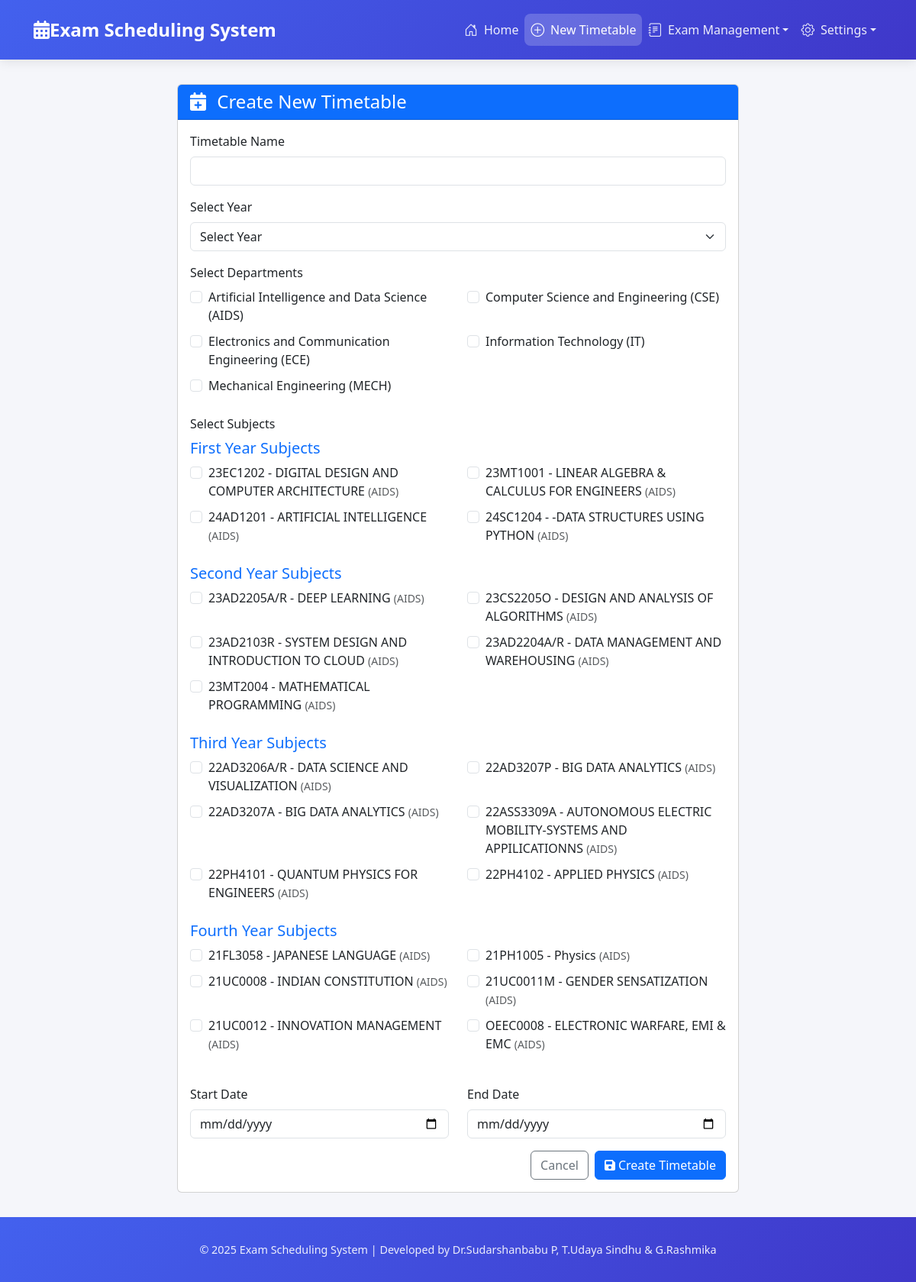
/welcome/timetable/create/, run on the app's committed database.
### exams/models.py (models this page shows, shortened)
class Department(models.Model):
    name = models.CharField(max_length=100, unique=True)
    code = models.CharField(max_length=10, unique=True)
    description = models.TextField(blank=True)
    class Meta:
        ordering = ['name']

class Course(models.Model):
    YEAR_CHOICES = [
        ('1', 'First Year'),
        ('2', 'Second Year'),
        ('3', 'Third Year'),
        ('4', 'Fourth Year'),
    ]
    code = models.CharField(max_length=10, unique=True)
    name = models.CharField(max_length=100)
    department = models.ForeignKey(Department, on_delete=models.CASCADE, related_name='courses')
    year = models.CharField(max_length=1, choices=YEAR_CHOICES, default='1')
    semester = models.IntegerField(validators=[MinValueValidator(1)], default=1)
    credits = models.IntegerField(validators=[MinValueValidator(1)], default=3)
    class Meta:
        ordering = ['code']

### exams/views.py (the view, shortened to what this page needs)
# urls.py: path('timetable/create/', views.create_timetable, name='create_timetable'),
def create_timetable(request):
    departments = Department.objects.all()
    courses = Course.objects.all()
    return render(request, 'exams/create_timetable.html', {
        'departments': departments,
        'courses': courses
    })

### templates/exams/create_timetable.html (shortened to what this page needs)
{% extends 'base.html' %}
{% block content %}
<div class="row justify-content-center">
    <div class="col-md-8">
        <div class="card">
            <div class="card-header bg-primary text-white">
                <h4 class="mb-0">
                    <i class="fas fa-calendar-plus me-2"></i>
                    Create New Timetable
                </h4>
            </div>
            <div class="card-body">
                <form method="post" class="needs-validation" novalidate>
                    <div class="mb-3">
                        <label for="name" class="form-label">Timetable Name</label>
                        <input type="text" class="form-control" id="name" name="name" required>
                    </div>
                    <div class="mb-3">
                        <label for="year" class="form-label">Select Year</label>
                        <select class="form-select" id="year" name="year" required>
                            <option value="">Select Year</option>
                        </select>
                    </div>
                    <div class="mb-3">
                        <label class="form-label">Select Departments</label>
                        <div class="row">
                            {% for department in departments %}
                            <div class="col-md-6 mb-2">
                                <div class="form-check">
                                    <input class="form-check-input" type="checkbox" name="department_ids"
                                           value="{{ department.id }}" id="dept{{ department.id }}">
                                    <label class="form-check-label" for="dept{{ department.id }}">
                                        {{ department.name }} ({{ department.code }})
                                    </label>
                                </div>
                            </div>
                            {% endfor %}
                        </div>
                    </div>
                    <div class="mb-3">
                        <label class="form-label">Select Subjects</label>
                        <div class="row" id="subjects-container">
                            <div class="col-12 mb-3">
                                <h5 class="text-primary">First Year Subjects</h5>
                                <div class="row">
                                    {% for course in courses %}
                                        {% if course.year == '1' %}
                                        <div class="col-md-6 mb-2">
                                            <div class="form-check">
                                                <input class="form-check-input" type="checkbox" name="course_ids"
                                                       value="{{ course.id }}" id="course{{ course.id }}"
                                                       data-department="{{ course.department.id }}"
                                                       data-year="{{ course.year }}">
                                                <label class="form-check-label" for="course{{ course.id }}">
                                                    {{ course.code }} - {{ course.name }}
                                                    <small class="text-muted">({{ course.department.code }})</small>
                                                </label>
                                            </div>
                                        </div>
                                        {% endif %}
                                    {% endfor %}
                                </div>
                            </div>
                            <div class="col-12 mb-3">
                                <h5 class="text-primary">Second Year Subjects</h5>
                                <div class="row">
                                    {% for course in courses %}
                                        {% if course.year == '2' %}
                                        <div class="col-md-6 mb-2">
                                            <div class="form-check">
                                                <input class="form-check-input" type="checkbox" name="course_ids"
                                                       value="{{ course.id }}" id="course{{ course.id }}"
                                                       data-department="{{ course.department.id }}"
                                                       data-year="{{ course.year }}">
                                                <label class="form-check-label" for="course{{ course.id }}">
                                                    {{ course.code }} - {{ course.name }}
                                                    <small class="text-muted">({{ course.department.code }})</small>
                                                </label>
                                            </div>
                                        </div>
                                        {% endif %}
                                    {% endfor %}
                                </div>
                            </div>
                            <div class="col-12 mb-3">
                                <h5 class="text-primary">Third Year Subjects</h5>
                                <div class="row">
                                    {% for course in courses %}
                                        {% if course.year == '3' %}
                                        <div class="col-md-6 mb-2">
                                            <div class="form-check">
                                                <input class="form-check-input" type="checkbox" name="course_ids"
                                                       value="{{ course.id }}" id="course{{ course.id }}"
                                                       data-department="{{ course.department.id }}"
                                                       data-year="{{ course.year }}">
                                                <label class="form-check-label" for="course{{ course.id }}">
                                                    {{ course.code }} - {{ course.name }}
                                                    <small class="text-muted">({{ course.department.code }})</small>
                                                </label>
                                            </div>
                                        </div>
                                        {% endif %}
                                    {% endfor %}
                                </div>
                            </div>
                            <div class="col-12 mb-3">
                                <h5 class="text-primary">Fourth Year Subjects</h5>
                                <div class="row">
                                    {% for course in courses %}
                                        {% if course.year == '4' %}
                                        <div class="col-md-6 mb-2">
                                            <div class="form-check">
                                                <input class="form-check-input" type="checkbox" name="course_ids"
                                                       value="{{ course.id }}" id="course{{ course.id }}"
                                                       data-department="{{ course.department.id }}"
                                                       data-year="{{ course.year }}">
                                                <label class="form-check-label" for="course{{ course.id }}">
                                                    {{ course.code }} - {{ course.name }}
                                                    <small class="text-muted">({{ course.department.code }})</small>
                                                </label>
                                            </div>
                                        </div>
                                        {% endif %}
                                    {% endfor %}
                                </div>
                            </div>
                        </div>
                    </div>
                    <div class="row mb-3">
                        <div class="col-md-6">
                            <label for="start_date" class="form-label">Start Date</label>
                            <input type="date" class="form-control" id="start_date" name="start_date" required>
                        </div>
                        <div class="col-md-6">
                            <label for="end_date" class="form-label">End Date</label>
                            <input type="date" class="form-control" id="end_date" name="end_date" required>
                        </div>
                    </div>
                    <div class="d-flex justify-content-end gap-2">
                        <a href="{% url 'home' %}" class="btn btn-outline-secondary">Cancel</a>
                        <button type="submit" class="btn btn-primary">
                            <i class="fas fa-save me-1"></i>Create Timetable
                        </button>
                    </div>
                </form>
            </div>
        </div>
    </div>
</div>
{% endblock %}

### templates/base.html (style rules this page uses)
:root { --primary-color: #4361ee; --secondary-color: #3f37c9; --accent-color: #4895ef; --light-color: #f8f9fa; --dark-color: #212529; --success-color: #2ecc71; --danger-color: #e74c3c; --warning-color: #f39c12; --info-color: #3498db; }
body { background-color: #f5f6fa; font-family: 'Segoe UI', Tahoma, Geneva, Verdana, sans-serif; min-height: 100vh; display: flex; flex-direction: column; }

### data on the page
Department: name "Artificial Intelligence and Data Science", code "AIDS"
Department: name "Computer Science and Engineering", code "CSE"
Department: name "Electronics and Communication Engineering", code "ECE"
Department: name "Information Technology", code "IT"
Department: name "Mechanical Engineering", code "MECH"
Course: code "23EC1202", name "DIGITAL DESIGN AND COMPUTER ARCHITECTURE", department.code "AIDS"
Course: code "23MT1001", name "LINEAR ALGEBRA & CALCULUS FOR ENGINEERS", department.code "AIDS"
Course: code "24AD1201", name "ARTIFICIAL INTELLIGENCE", department.code "AIDS"
Course: code "24SC1204", name "-DATA STRUCTURES USING PYTHON", department.code "AIDS"
Course: code "23AD2205A/R", name "DEEP LEARNING", department.code "AIDS"
Course: code "23CS2205O", name "DESIGN AND ANALYSIS OF ALGORITHMS", department.code "AIDS"
Course: code "23AD2103R", name "SYSTEM DESIGN AND INTRODUCTION TO CLOUD", department.code "AIDS"
Course: code "23AD2204A/R", name "DATA MANAGEMENT AND WAREHOUSING", department.code "AIDS"
Course: code "23MT2004", name "MATHEMATICAL PROGRAMMING", department.code "AIDS"
Course: code "22AD3206A/R", name "DATA SCIENCE AND VISUALIZATION", department.code "AIDS"
Course: code "22AD3207P", name "BIG DATA ANALYTICS", department.code "AIDS"
Course: code "22AD3207A", name "BIG DATA ANALYTICS", department.code "AIDS"
Course: code "22ASS3309A", name "AUTONOMOUS ELECTRIC MOBILITY-SYSTEMS AND APPILICATIONNS", department.code "AIDS"
Course: code "22PH4101", name "QUANTUM PHYSICS FOR ENGINEERS", department.code "AIDS"
Course: code "22PH4102", name "APPLIED PHYSICS", department.code "AIDS"
Course: code "21FL3058", name "JAPANESE LANGUAGE", department.code "AIDS"
Course: code "21PH1005", name "Physics", department.code "AIDS"
Course: code "21UC0008", name "INDIAN CONSTITUTION", department.code "AIDS"
Course: code "21UC0011M", name "GENDER SENSATIZATION", department.code "AIDS"
Course: code "21UC0012", name "INNOVATION MANAGEMENT", department.code "AIDS"
Course: code "OEEC0008", name "ELECTRONIC WARFARE, EMI & EMC", department.code "AIDS"
